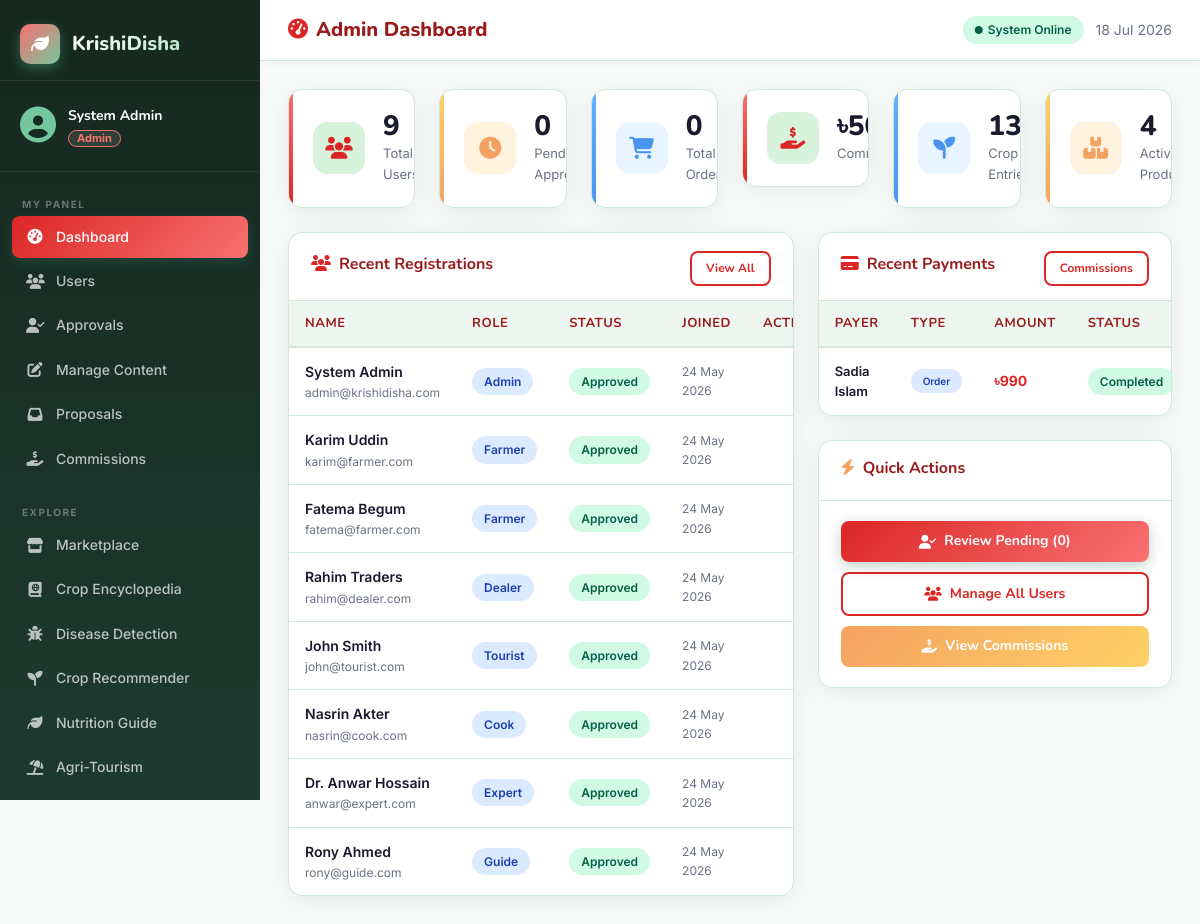
Screenshot of /admin/dashboard.php (signed in) with the database file from the repository.
### tables this page shows
CREATE TABLE USER (
    id INT AUTO_INCREMENT PRIMARY KEY,
    name VARCHAR(100) NOT NULL,
    email VARCHAR(150) NOT NULL UNIQUE,
    password_hash VARCHAR(255) NOT NULL,
    phone VARCHAR(20),
    role ENUM('admin','farmer','dealer','tourist','cook','expert','guide','general') NOT NULL,
    status ENUM('pending','approved','suspended') NOT NULL DEFAULT 'pending',
    email_verified TINYINT(1) NOT NULL DEFAULT 0,
    profile_image VARCHAR(255) DEFAULT 'assets/images/default_avatar.png',
    created_at TIMESTAMP DEFAULT CURRENT_TIMESTAMP
);

CREATE TABLE PAYMENT (
    id INT AUTO_INCREMENT PRIMARY KEY,
    payer_id INT NOT NULL,
    ref_type ENUM('order','tour_booking','food_order','consultation') NOT NULL,
    ref_id INT NOT NULL,
    amount DECIMAL(10,2) NOT NULL,
    method ENUM('cash','mobile_banking','card') DEFAULT 'cash',
    status ENUM('pending','completed','failed','refunded') DEFAULT 'pending',
    paid_at TIMESTAMP DEFAULT CURRENT_TIMESTAMP,
    FOREIGN KEY (payer_id) REFERENCES USER(id)
);

### admin/dashboard.php (the view, shortened to what this page needs)
<?php
require_once __DIR__ . '/../config/db.php';
$stats = [
    'total_users'    => $pdo->query("SELECT COUNT(*) FROM USER")->fetchColumn(),
    'pending'        => $pdo->query("SELECT COUNT(*) FROM USER WHERE status='pending'")->fetchColumn(),
    'total_orders'   => $pdo->query("SELECT COUNT(*) FROM `ORDER`")->fetchColumn(),
    'total_commission'=> $pdo->query("SELECT COALESCE(SUM(commission_amount),0) FROM ADMIN_COMMISSION")->fetchColumn(),
    'crops'          => $pdo->query("SELECT COUNT(*) FROM CROP")->fetchColumn(),
    'products'       => $pdo->query("SELECT COUNT(*) FROM PRODUCT WHERE status='available'")->fetchColumn(),
];
$recent_users = $pdo->query("SELECT id,name,email,role,status,created_at FROM USER ORDER BY created_at DESC LIMIT 8")->fetchAll();
$recent_payments = $pdo->query("SELECT p.*, u.name as payer_name FROM PAYMENT p JOIN USER u ON p.payer_id=u.id ORDER BY p.paid_at DESC LIMIT 6")->fetchAll();
?>
<?php include __DIR__ . '/../includes/header.php'; ?>
<div class="layout-wrapper">
<?php include __DIR__ . '/../includes/sidebar.php'; ?>
<div class="main-content">
    <div class="topbar">
        <div class="d-flex align-items-center gap-3">
            <div class="topbar-title"><i class="fa-solid fa-gauge-high me-2" style="color:var(--primary);"></i>Admin Dashboard</div>
        </div>
        <div class="topbar-actions">
            <span class="badge-kd badge-success"><i class="fa-solid fa-circle" style="font-size:8px;"></i> System Online</span>
            <span style="font-size:14px; color:var(--text-muted);"><?= date('d M Y') ?></span>
        </div>
    </div>
    <div class="page-body">
        <div class="row g-4 mb-4">
            <div class="col-6 col-md-4 col-xl-2">
                <div class="stat-card green">
                    <div class="stat-icon green"><i class="fa-solid fa-users"></i></div>
                    <div><div class="stat-value"><?= $stats['total_users'] ?></div><div class="stat-label">Total Users</div></div>
                </div>
            </div>
            <div class="col-6 col-md-4 col-xl-2">
                <div class="stat-card gold">
                    <div class="stat-icon gold"><i class="fa-solid fa-clock"></i></div>
                    <div><div class="stat-value"><?= $stats['pending'] ?></div><div class="stat-label">Pending Approval</div></div>
                </div>
            </div>
            <div class="col-6 col-md-4 col-xl-2">
                <div class="stat-card blue">
                    <div class="stat-icon blue"><i class="fa-solid fa-cart-shopping"></i></div>
                    <div><div class="stat-value"><?= $stats['total_orders'] ?></div><div class="stat-label">Total Orders</div></div>
                </div>
            </div>
            <div class="col-6 col-md-4 col-xl-2">
                <div class="stat-card green">
                    <div class="stat-icon green"><i class="fa-solid fa-hand-holding-dollar"></i></div>
                    <div><div class="stat-value">৳<?= number_format($stats['total_commission']) ?></div><div class="stat-label">Commission</div></div>
                </div>
            </div>
            <div class="col-6 col-md-4 col-xl-2">
                <div class="stat-card blue">
                    <div class="stat-icon blue"><i class="fa-solid fa-seedling"></i></div>
                    <div><div class="stat-value"><?= $stats['crops'] ?></div><div class="stat-label">Crop Entries</div></div>
                </div>
            </div>
            <div class="col-6 col-md-4 col-xl-2">
                <div class="stat-card gold">
                    <div class="stat-icon gold"><i class="fa-solid fa-boxes-stacked"></i></div>
                    <div><div class="stat-value"><?= $stats['products'] ?></div><div class="stat-label">Active Products</div></div>
                </div>
            </div>
        </div>
        <div class="row g-4">
            <div class="col-lg-7">
                <div class="card-kd">
                    <div class="card-header-kd">
                        <h5><i class="fa-solid fa-users me-2" style="color:var(--primary);"></i>Recent Registrations</h5>
                        <a href="/KrishiDisha/admin/users.php" class="btn-kd btn-kd-outline" style="padding:6px 14px; font-size:12px;">View All</a>
                    </div>
                    <div class="card-body-kd p-0">
                        <table class="table-kd">
                            <thead><tr><th>Name</th><th>Role</th><th>Status</th><th>Joined</th><th>Action</th></tr></thead>
                            <tbody>
                            <?php foreach ($recent_users as $u): ?>
                            <tr>
                                <td>
                                    <div style="font-weight:600;"><?= htmlspecialchars($u['name']) ?></div>
                                    <div style="font-size:12px; color:var(--text-muted);"><?= htmlspecialchars($u['email']) ?></div>
                                </td>
                                <td><span class="badge-kd badge-info"><?= ucfirst($u['role']) ?></span></td>
                                <td>
                                    <?php
                                    $cls = ['approved'=>'badge-success','pending'=>'badge-warning','suspended'=>'badge-danger'];
                                    $cls2 = $cls[$u['status']] ?? 'badge-muted';
                                    ?>
                                    <span class="badge-kd <?= $cls2 ?>"><?= ucfirst($u['status']) ?></span>
                                </td>
                                <td style="font-size:12px; color:var(--text-muted);"><?= date('d M Y', strtotime($u['created_at'])) ?></td>
                                <td>
                                </td>
                            </tr>
                            <?php endforeach; ?>
                            </tbody>
                        </table>
                    </div>
                </div>
            </div>
            <div class="col-lg-5">
                <div class="card-kd">
                    <div class="card-header-kd">
                        <h5><i class="fa-solid fa-credit-card me-2" style="color:var(--primary);"></i>Recent Payments</h5>
                        <a href="/KrishiDisha/admin/commissions.php" class="btn-kd btn-kd-outline" style="padding:6px 14px; font-size:12px;">Commissions</a>
                    </div>
                    <div class="card-body-kd p-0">
                        <table class="table-kd">
                            <thead><tr><th>Payer</th><th>Type</th><th>Amount</th><th>Status</th></tr></thead>
                            <tbody>
                            <?php foreach ($recent_payments as $p): ?>
                            <tr>
                                <td style="font-size:13px; font-weight:600;"><?= htmlspecialchars($p['payer_name']) ?></td>
                                <td><span class="badge-kd badge-info" style="font-size:10px;"><?= str_replace('_',' ', ucfirst($p['ref_type'])) ?></span></td>
                                <td style="font-weight:700; color:var(--primary);">৳<?= number_format($p['amount']) ?></td>
                                <td>
                                    <?php $pc = ['completed'=>'badge-success','pending'=>'badge-warning','failed'=>'badge-danger']; ?>
                                    <span class="badge-kd <?= $pc[$p['status']] ?? 'badge-muted' ?>"><?= ucfirst($p['status']) ?></span>
                                </td>
                            </tr>
                            <?php endforeach; ?>
                            </tbody>
                        </table>
                    </div>
                </div>
                <div class="card-kd mt-4">
                    <div class="card-header-kd"><h5><i class="fa-solid fa-bolt me-2" style="color:var(--gold);"></i>Quick Actions</h5></div>
                    <div class="card-body-kd">
                        <div style="display:flex; flex-direction:column; gap:10px;">
                            <a href="/KrishiDisha/admin/approvals.php" class="btn-kd btn-kd-primary w-100 justify-content-center">
                                <i class="fa-solid fa-user-check"></i> Review Pending (<?= $stats['pending'] ?>)
                            </a>
                            <a href="/KrishiDisha/admin/users.php" class="btn-kd btn-kd-outline w-100 justify-content-center">
                                <i class="fa-solid fa-users"></i> Manage All Users
                            </a>
                            <a href="/KrishiDisha/admin/commissions.php" class="btn-kd btn-kd-gold w-100 justify-content-center" style="color:#fff;">
                                <i class="fa-solid fa-hand-holding-dollar"></i> View Commissions
                            </a>
                        </div>
                    </div>
                </div>
            </div>
        </div>
    </div>
</div>
</div>
<?php include __DIR__ . '/../includes/footer.php'; ?>

### rows the page displays
user: name "System Admin", email "admin@krishidisha.com", role "Admin", status "Approved", created_at "24 May 2026"
user: name "Karim Uddin", email "karim@farmer.com", role "Farmer", status "Approved", created_at "24 May 2026"
user: name "Fatema Begum", email "fatema@farmer.com", role "Farmer", status "Approved", created_at "24 May 2026"
user: name "Rahim Traders", email "rahim@dealer.com", role "Dealer", status "Approved", created_at "24 May 2026"
user: name "John Smith", email "john@tourist.com", role "Tourist", status "Approved", created_at "24 May 2026"
user: name "Nasrin Akter", email "nasrin@cook.com", role "Cook", status "Approved", created_at "24 May 2026"
user: name "Dr. Anwar Hossain", email "anwar@expert.com", role "Expert", status "Approved", created_at "24 May 2026"
user: name "Rony Ahmed", email "rony@guide.com", role "Guide", status "Approved", created_at "24 May 2026"
payment: payer.name "Sadia Islam", ref_type "Order", amount "990", status "Completed"

### other values shown
$userName "System Admin"
$role "Admin"
$item['label'] "Dashboard"
$item['label'] "Users"
$item['label'] "Approvals"
$item['label'] "Manage Content"
$item['label'] "Proposals"
$item['label'] "Commissions"
$item['label'] "Marketplace"
$item['label'] "Crop Encyclopedia"
$item['label'] "Disease Detection"
$item['label'] "Crop Recommender"
$item['label'] "Nutrition Guide"
$item['label'] "Agri-Tourism"
$stats['total_users'] "9"
